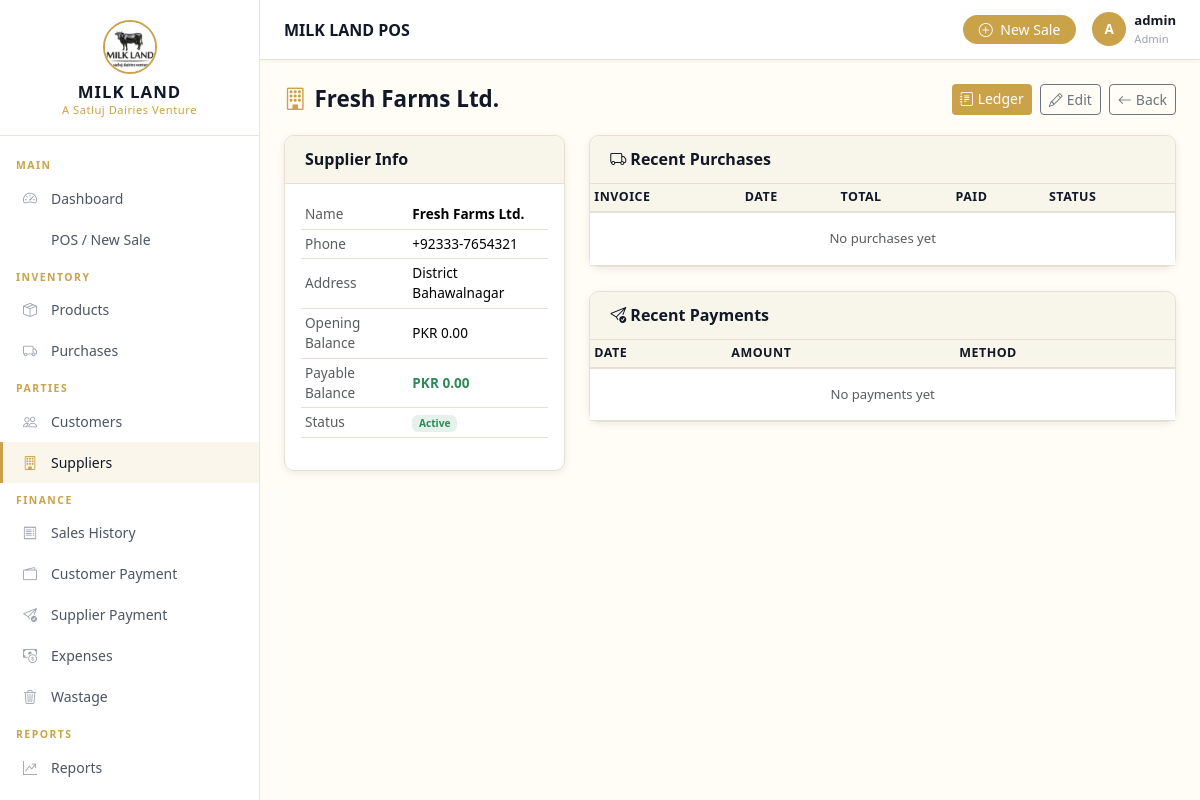
Page /suppliers/3/ (signed in) on the committed database.
### apps/parties/models.py (models this page shows, shortened)
class Supplier(models.Model):
    name = models.CharField(max_length=200)
    phone = models.CharField(max_length=20, blank=True)
    address = models.TextField(blank=True)
    opening_balance = models.DecimalField(max_digits=12, decimal_places=2, default=Decimal('0.00'))
    current_balance = models.DecimalField(max_digits=12, decimal_places=2, default=Decimal('0.00'))
    notes = models.TextField(blank=True)
    is_active = models.BooleanField(default=True)
    created_at = models.DateTimeField(auto_now_add=True)
    updated_at = models.DateTimeField(auto_now=True)
    class Meta:
        ordering = ['name']

### apps/parties/views.py (the view)
# urls.py: path('suppliers/<int:pk>/', views.supplier_detail, name='supplier_detail'),
@login_required
def supplier_detail(request, pk):
    supplier = get_object_or_404(Supplier, pk=pk)
    from apps.purchases.models import Purchase
    from apps.finance.models import SupplierPayment
    purchases = Purchase.objects.filter(supplier=supplier).order_by('-created_at')[:10]
    payments = SupplierPayment.objects.filter(supplier=supplier).order_by('-created_at')[:10]
    return render(request, 'parties/supplier_detail.html', {
        'supplier': supplier, 'purchases': purchases, 'payments': payments
    })

### apps/core/context_processors.py (called while the page is built)
def business_settings(request):
    settings = BusinessSettings.get_settings()
    return {'business': settings}

### apps/core/models.py (called while the page is built)
    @classmethod
    def get_settings(cls):
        obj, _ = cls.objects.get_or_create(pk=1)
        return obj

### templates/parties/supplier_detail.html (shortened to what this page needs)
{% extends 'base.html' %}
{% load app_filters %}
{% block content %}
<div class="page-header">
  <h1><i class="bi bi-building me-2 text-gold"></i>{{ supplier.name }}</h1>
  <div class="d-flex gap-2">
    <a href="{% url 'parties:supplier_ledger' supplier.pk %}" class="btn btn-gold btn-sm"><i class="bi bi-journal-text me-1"></i>Ledger</a>
    <a href="{% url 'parties:supplier_edit' supplier.pk %}" class="btn btn-outline-secondary btn-sm"><i class="bi bi-pencil me-1"></i>Edit</a>
    <a href="{% url 'parties:supplier_list' %}" class="btn btn-outline-secondary btn-sm"><i class="bi bi-arrow-left me-1"></i>Back</a>
  </div>
</div>
<div class="row g-4">
  <div class="col-md-4">
    <div class="card">
      <div class="card-header"><h6>Supplier Info</h6></div>
      <div class="card-body">
        <table class="table table-sm" style="font-size:0.85rem;">
          <tr><td class="text-muted">Name</td><td><strong>{{ supplier.name }}</strong></td></tr>
          <tr><td class="text-muted">Phone</td><td>{{ supplier.phone|default:"-" }}</td></tr>
          <tr><td class="text-muted">Address</td><td>{{ supplier.address|default:"-" }}</td></tr>
          <tr><td class="text-muted">Opening Balance</td><td>PKR {{ supplier.opening_balance|floatformat:2 }}</td></tr>
          <tr><td class="text-muted">Payable Balance</td>
            <td><strong style="color:{% if supplier.current_balance > 0 %}var(--danger-red){% else %}var(--success-green){% endif %};">PKR {{ supplier.current_balance|floatformat:2 }}</strong></td>
          </tr>
          <tr><td class="text-muted">Status</td><td>{% if supplier.is_active %}<span class="badge" style="background:rgba(46,139,87,0.12);color:var(--success-green);">Active</span>{% else %}<span class="badge bg-secondary">Inactive</span>{% endif %}</td></tr>
        </table>
      </div>
    </div>
  </div>
  <div class="col-md-8">
    <div class="card mb-4">
      <div class="card-header"><h6><i class="bi bi-truck me-1"></i>Recent Purchases</h6></div>
      <div class="card-body p-0">
        <table class="table table-sm mb-0" style="font-size:0.82rem;">
          <thead><tr><th>Invoice</th><th>Date</th><th>Total</th><th>Paid</th><th>Status</th></tr></thead>
          <tbody>
            {% for purchase in purchases %}
            <tr>
              <td><a href="{% url 'purchases:detail' purchase.pk %}" style="color:var(--accent-gold);">{{ purchase.invoice_number }}</a></td>
              <td>{{ purchase.purchase_date }}</td>
              <td>PKR {{ purchase.total_amount|floatformat:2 }}</td>
              <td>PKR {{ purchase.paid_amount|floatformat:2 }}</td>
              <td><span class="badge badge-{{ purchase.payment_status|lower }}" style="font-size:0.7rem;">{{ purchase.payment_status }}</span></td>
            </tr>
            {% empty %}
            <tr><td colspan="5" class="text-center text-muted py-3">No purchases yet</td></tr>
            {% endfor %}
          </tbody>
        </table>
      </div>
    </div>
    <div class="card">
      <div class="card-header"><h6><i class="bi bi-send-check me-1"></i>Recent Payments</h6></div>
      <div class="card-body p-0">
        <table class="table table-sm mb-0" style="font-size:0.82rem;">
          <thead><tr><th>Date</th><th>Amount</th><th>Method</th></tr></thead>
          <tbody>
            {% for payment in payments %}
            <tr>
              <td>{{ payment.payment_date }}</td>
              <td style="color:var(--success-green);font-weight:600;">PKR {{ payment.amount|floatformat:2 }}</td>
              <td>{{ payment.payment_method }}</td>
            </tr>
            {% empty %}
            <tr><td colspan="3" class="text-center text-muted py-3">No payments yet</td></tr>
            {% endfor %}
          </tbody>
        </table>
      </div>
    </div>
  </div>
</div>
{% endblock %}

### templates/partials/navbar.html (shortened to what this page needs)
{% load static %}
<header class="top-navbar">
  <div class="d-flex align-items-center gap-3">
    <span class="page-title">{% block navbar_title %}MILK LAND POS{% endblock %}</span>
  </div>
  <div class="navbar-right">
    <a href="{% url 'sales:pos' %}" class="btn btn-sm btn-gold rounded-pill px-3">
      <i class="bi bi-plus-circle me-1"></i> New Sale
    </a>
    <div class="navbar-user">
      <div class="user-avatar">{{ user.username|first|upper }}</div>
      <div>
        <div style="font-size:0.82rem;font-weight:600;">{{ user.get_full_name|default:user.username }}</div>
        <div style="font-size:0.7rem;color:#9CA3AF;">{% if user.is_staff %}Admin{% else %}Sales Staff{% endif %}</div>
      </div>
    </div>
  </div>
</header>

### static/css/style.css (style rules this page uses)
:root { --primary-dark: #111827; --secondary-dark: #1F2937; --cream-bg: #FFFDF5; --soft-cream: #F8F5EA; --accent-gold: #C9A24A; --success-green: #2E8B57; --border-color: #E5E0D1; --danger-red: #DC3545; --sidebar-width: 260px; --sidebar-bg: #111827; --navbar-height: 60px; --text-light: #6B7280; --text-dark: #111827; --card-shadow: 0 2px 8px rgba(0,0,0,0.08); }
* { box-sizing: border-box; }
body { font-family: 'Segoe UI', system-ui, -apple-system, sans-serif; background-color: var(--cream-bg); color: var(--text-dark); margin: 0; }
.top-navbar { position: sticky; top: 0; height: var(--navbar-height); background: #fff; border-bottom: 1px solid var(--border-color); display: flex; align-items: center; justify-content: space-between; padding: 0 24px; z-index: 100; box-shadow: 0 1px 4px rgba(0,0,0,0.06); }
.top-navbar .page-title { font-weight: 600; font-size: 1rem; color: var(--text-dark); }
.top-navbar .navbar-right { display: flex; align-items: center; gap: 16px; }
.navbar-user { display: flex; align-items: center; gap: 8px; font-size: 0.85rem; color: var(--text-dark); }
.navbar-user .user-avatar { width: 34px; height: 34px; border-radius: 50%; background: var(--accent-gold); display: flex; align-items: center; justify-content: center; color: #fff; font-weight: 700; font-size: 0.85rem; }
.card { border: 1px solid var(--border-color); border-radius: 10px; box-shadow: var(--card-shadow); background: #fff; }
.card-header { background: var(--soft-cream); border-bottom: 1px solid var(--border-color); border-radius: 10px 10px 0 0 !important; padding: 14px 20px; }
.card-header h5, .card-header h6 { margin: 0; font-weight: 600; color: var(--text-dark); }
.btn-gold { background: var(--accent-gold); color: #fff; border: none; }
.table { font-size: 0.875rem; }
.table th { background: var(--soft-cream); color: var(--text-dark); font-weight: 600; font-size: 0.78rem; text-transform: uppercase; letter-spacing: 0.5px; border-bottom: 2px solid var(--border-color); }
.table td { vertical-align: middle; border-color: var(--border-color); }
.page-header { display: flex; align-items: center; justify-content: space-between; margin-bottom: 20px; flex-wrap: wrap; gap: 12px; }
.page-header h1 { font-size: 1.4rem; font-weight: 700; color: var(--text-dark); margin: 0; }
.text-gold { color: var(--accent-gold) !important; }

### rows in the picture
Supplier: name "Fresh Farms Ltd.", phone "+92333-7654321", address "District Bahawalnagar", opening_balance "0.00", current_balance "0.00"

### other values in the picture
{{ user.username|first|upper }} "A"
{{ user.get_full_name|default:user.username }} "admin"
